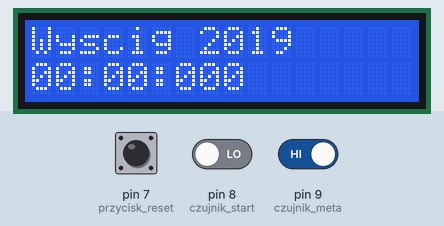
This sketch was run on a simulated Arduino Uno, built with avr-gcc and run on an emulated ATmega328P. Parts: 16×2 character LCD. The inputs (shaded band) are chosen by the test bench; at power-on: pin 7 (przycisk_reset) LOW, pin 8 (czujnik_start) LOW, pin 9 (czujnik_meta) HIGH.

Above: at 1.2 s.
1.3 s: pin 7 (przycisk_reset) pulled HIGH for 0.15 s
At 2.5 s:
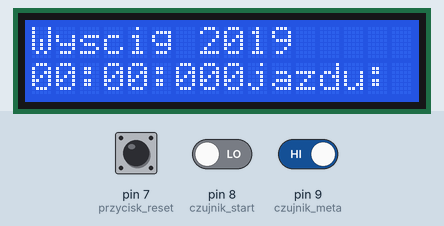
2.9 s: pin 7 (przycisk_reset) driven HIGH and pin 8 (czujnik_start) driven HIGH
5.9 s: pin 9 (czujnik_meta) driven LOW
8.9 s: pin 8 (czujnik_start) driven LOW
11.9 s: pin 8 (czujnik_start) driven HIGH
14.9 s: pin 9 (czujnik_meta) driven HIGH
Timing chart, 0 to 17.9 s (numbered marks = the images above; inputs shaded):
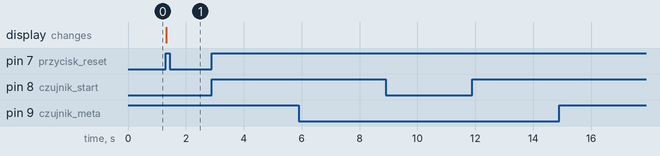

The sketch:

czas_przejazdu_robota_v03_16x2.ino
```cpp
// czas przejazdu robota

#include <Wire.h>
#include <LiquidCrystal_I2C.h>

LiquidCrystal_I2C lcd(0x27,16,2);   // ustawienie adresu LCD na magistrali I2C 0x27 dla wyświetlacza - 16 znaków w 2 liniach

int przycisk_reset = 7;             // numer pinu arduino do podłączenia przycisku reset
int czujnik_start = 8;              // numer pinu arduino do podłączenia czujnika laserowego na starcie
int czujnik_meta = 9;               // numer pinu arduino do podłączenia czujnika laserowego na mecie
unsigned long czas_start;           // zapisanie czasu początku przejazdu
unsigned long timeStart, timeStop, timeElapsed; // czasy w funkcji zmieniajacej czas z milisekund na czas zrozumiały dla człowieka
int w = 0;                          // zmienna pomocnicza ustawiona na 0

void setup()                        // ustawienia początkowe dla programu
{
  lcd.init();                       // inicjalizacja wyświetlacza LCD
  lcd.backlight();                  // wygaszenie wyświetlacza LCD
  lcd.setCursor(0,0);               // ustawienie kursora w pierwszej pozycji w pierwszym wierszu
  lcd.print("Wyscig 2019");         // wypisanie komunikatu
  lcd.setCursor(0,1);               // ustawienie kursora w pierwszej pozycji w pierwszym wierszu
  lcd.print("00:00:000");           // wypisanie komunikatu
  pinMode(czujnik_start, INPUT);    // ustawienie pinów jako wejść
  pinMode(czujnik_meta, INPUT);     // ustawienie pinów jako wejść
}

void loop()                         // początek pętli programu
{
  if (digitalRead(czujnik_start) == HIGH && w == 0) // sprawdzenie warunku czy czujnik start otrzymał impuls i czy zmienna 'w' równa się 0
    {
      czas_start = millis();        // przypisanie do zmiennej aktualnej wartości wewnętrznego licznika
      w = 1;                        // zmienna pomocnicza ustawiona na 1
    }
  if (digitalRead(czujnik_meta) == LOW && w == 1)   // sprawdzenie warunku czy czujnik meta nie otrzymał impulsu i czy zmienna 'w' równa się 1
    {
      lcd.setCursor(0,3);           // ustawienie kursora w pierwszej pozycji w drugim wierszu
      wyswietl_wynik(czas_start, millis()); // uruchomienie funkcji zmieniającej czas z milisekund na czas zrozumiały dla człowieka
    }
      else
       {
         w = 0;                     // zmienna pomocnicza ustawiona na 0
       }
  if (digitalRead(przycisk_reset) == HIGH)  // sprawdzenie warunku czy przycisk reset otrzymał impuls
    {
      lcd.setCursor(0,2);           // ustawienie kursora w pierwszej pozycji w pierwszym wierszu
      lcd.print("Czas przejazdu:"); // wypisanie komunikatu
      lcd.setCursor(0,3);           // ustawienie kursora w pierwszej pozycji w drugim wierszu
      lcd.print("00:00:000");        // wypisanie komunikatu
      w = 0;                        // zmienna pomocnicza ustawiona na 0
    }
}

void wyswietl_wynik(long timeStart, long timeStop)  // funkcja zmieniająca czas z milisekund na czas zrozumiały dla człowieka
{
  float h,m,s,ms;
  unsigned long over;
    timeElapsed = timeStop-timeStart;
//    h=int(timeElapsed/3600000);
    over=timeElapsed%3600000;
    m=int(over/60000);
    over=over%60000;
    s=int(over/1000);
    ms=(over%1000);
//      if(h>=0 and h<=9){lcd.print("0");}
//      lcd.print(h,3);
//      lcd.print(":");
      lcd.setCursor(0,3);
      if(m>=0 and m<=9){lcd.print("0");}
      lcd.print(m,0);
      lcd.print(":");
      if(s>=0 and s<=9){lcd.print("0");}
      lcd.print(s,0);
      lcd.print(":");
      if(ms>=0 and ms<=9){lcd.print("0");}
      lcd.print(ms,0);
}
```

Measured:
- after the input at 1.3 s, the display: changes at once (image 1)
- after the input at 2.9 s, every drawn part: stays the same
- after the input at 5.9 s, every drawn part: stays the same
- after the input at 8.9 s, every drawn part: stays the same
- after the input at 11.9 s, every drawn part: stays the same
- after the input at 14.9 s, every drawn part: stays the same
